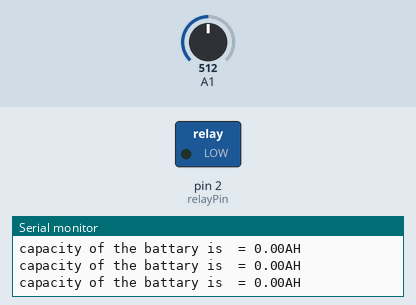
A sketch run on a simulated Arduino Uno, built with avr-gcc and run on an emulated ATmega328P. Shown: switched loads named in the sketch (green lamp = pin HIGH), the last lines printed to the serial monitor. Inputs (shaded band) come from the test bench; at power-on: A1 = 512.

Above: at 1.2 s.
1.3 s: A1 set to 529
At 2.4 s:
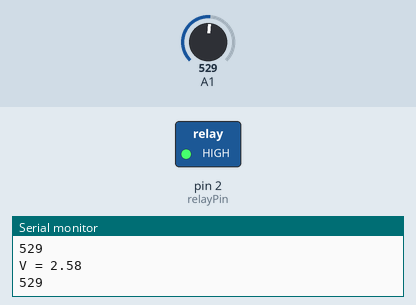
2.8 s: A1 set to 511
At 3.9 s:
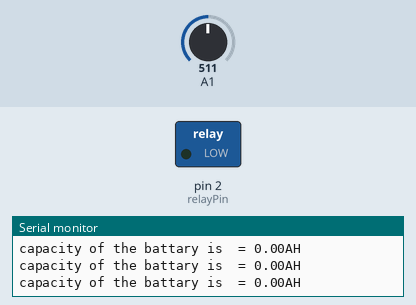
5.8 s: A1 set to 716
At 6.1 s:
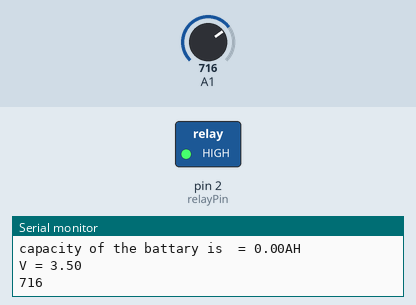
Timing chart, 0 to 8.8 s (numbered marks = the images above; inputs shaded):
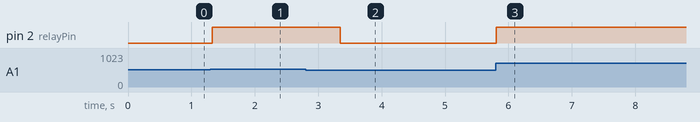

Measured:
- the behaviour switches between 512 and 513 on A1 (found by bisection; images 0 and 1)
- after the input at 1.3 s, pin 2 (relayPin): LOW → HIGH at once
- after the input at 2.8 s, pin 2 (relayPin): HIGH → LOW after 0.54 s
- after the input at 5.8 s, pin 2 (relayPin): LOW → HIGH at once

The sketch:

battery_meter.ino
```cpp
#define relayPin  2
#define sec 3600
void setup() {
Serial.begin(9600);
pinMode(relayPin,1);
Serial.println("it will start when you connect the battery");
}
unsigned long t;
unsigned long d = 1000;
double power;

void loop() {
   float bR =  batteryRead(A1);

  if(millis() - t >= d && !!thereIsBattery(A1) == true){
    Serial.println(String("V = ")+String( bR));
    power += bR/12;
     Serial.println(analogRead(A1));
    t = millis();
  }

}
float batteryRead(byte analogPin){
 if( analogRead(analogPin) > 0){

   return  float(0.0048828125 *float(analogRead(analogPin))) ;

 }else{
   return false;

 }
}
boolean thereIsBattery(byte analogPin){
  if(float(batteryRead(analogPin)) > float(2.5)){
    digitalWrite(relayPin,1);
    return true;
  }else{
    digitalWrite(relayPin,0);
    double capacity =  power/3600;
      if(millis() - t >= d ){
   Serial.println("capacity of the battary is  = "+String(capacity)+"AH");
  }

  return false;
  }
}
```
